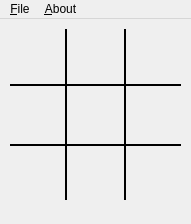
<?xml version="1.0" encoding="UTF-8"?>
<ui version="4.0">
 <class>MainWindow</class>
 <widget class="QMainWindow" name="MainWindow">
  <property name="geometry">
   <rect>
    <x>0</x>
    <y>0</y>
    <width>191</width>
    <height>224</height>
   </rect>
  </property>
  <property name="sizePolicy">
   <sizepolicy hsizetype="Fixed" vsizetype="Fixed">
    <horstretch>0</horstretch>
    <verstretch>0</verstretch>
   </sizepolicy>
  </property>
  <property name="minimumSize">
   <size>
    <width>191</width>
    <height>224</height>
   </size>
  </property>
  <property name="maximumSize">
   <size>
    <width>191</width>
    <height>224</height>
   </size>
  </property>
  <property name="baseSize">
   <size>
    <width>191</width>
    <height>224</height>
   </size>
  </property>
  <property name="windowTitle">
   <string>TicTacToe</string>
  </property>
  <property name="windowIcon">
   <iconset resource="icons/icons.qrc">
    <normaloff>:/icons/tictactoe.png</normaloff>:/icons/tictactoe.png</iconset>
  </property>
  <property name="O_icon" stdset="0">
   <iconset resource="icons/icons.qrc">
    <normaloff>:/icons/O.png</normaloff>
    <disabledoff>:/icons/O.png</disabledoff>
    <disabledon>:/icons/O.png</disabledon>:/icons/O.png</iconset>
  </property>
  <property name="X_icon" stdset="0">
   <iconset resource="icons/icons.qrc">
    <normaloff>:/icons/X.png</normaloff>
    <disabledoff>:/icons/X.png</disabledoff>
    <disabledon>:/icons/X.png</disabledon>:/icons/X.png</iconset>
  </property>
  <widget class="QWidget" name="centralwidget">
   <widget class="Line" name="line">
    <property name="geometry">
     <rect>
      <x>10</x>
      <y>56</y>
      <width>171</width>
      <height>21</height>
     </rect>
    </property>
    <property name="frameShadow">
     <enum>QFrame::Plain</enum>
    </property>
    <property name="lineWidth">
     <number>2</number>
    </property>
    <property name="orientation">
     <enum>Qt::Horizontal</enum>
    </property>
   </widget>
   <widget class="Line" name="line_2">
    <property name="geometry">
     <rect>
      <x>10</x>
      <y>116</y>
      <width>171</width>
      <height>20</height>
     </rect>
    </property>
    <property name="frameShadow">
     <enum>QFrame::Plain</enum>
    </property>
    <property name="lineWidth">
     <number>2</number>
    </property>
    <property name="orientation">
     <enum>Qt::Horizontal</enum>
    </property>
   </widget>
   <widget class="Line" name="line_3">
    <property name="geometry">
     <rect>
      <x>56</x>
      <y>10</y>
      <width>20</width>
      <height>171</height>
     </rect>
    </property>
    <property name="frameShadow">
     <enum>QFrame::Plain</enum>
    </property>
    <property name="lineWidth">
     <number>2</number>
    </property>
    <property name="orientation">
     <enum>Qt::Vertical</enum>
    </property>
   </widget>
   <widget class="Line" name="line_4">
    <property name="geometry">
     <rect>
      <x>115</x>
      <y>10</y>
      <width>20</width>
      <height>171</height>
     </rect>
    </property>
    <property name="frameShadow">
     <enum>QFrame::Plain</enum>
    </property>
    <property name="lineWidth">
     <number>2</number>
    </property>
    <property name="orientation">
     <enum>Qt::Vertical</enum>
    </property>
   </widget>
   <widget class="QPushButton" name="pushButton_1">
    <property name="geometry">
     <rect>
      <x>10</x>
      <y>11</y>
      <width>51</width>
      <height>51</height>
     </rect>
    </property>
    <property name="focusPolicy">
     <enum>Qt::NoFocus</enum>
    </property>
    <property name="text">
     <string notr="true"/>
    </property>
    <property name="iconSize">
     <size>
      <width>32</width>
      <height>32</height>
     </size>
    </property>
    <property name="shortcut">
     <string notr="true">1</string>
    </property>
    <property name="flat">
     <bool>true</bool>
    </property>
    <property name="number" stdset="0">
     <number>1</number>
    </property>
   </widget>
   <widget class="QPushButton" name="pushButton_2">
    <property name="geometry">
     <rect>
      <x>70</x>
      <y>10</y>
      <width>51</width>
      <height>51</height>
     </rect>
    </property>
    <property name="focusPolicy">
     <enum>Qt::NoFocus</enum>
    </property>
    <property name="text">
     <string notr="true"/>
    </property>
    <property name="iconSize">
     <size>
      <width>32</width>
      <height>32</height>
     </size>
    </property>
    <property name="shortcut">
     <string notr="true">2</string>
    </property>
    <property name="flat">
     <bool>true</bool>
    </property>
    <property name="number" stdset="0">
     <number>2</number>
    </property>
   </widget>
   <widget class="QPushButton" name="pushButton_3">
    <property name="geometry">
     <rect>
      <x>130</x>
      <y>10</y>
      <width>51</width>
      <height>51</height>
     </rect>
    </property>
    <property name="focusPolicy">
     <enum>Qt::NoFocus</enum>
    </property>
    <property name="text">
     <string notr="true"/>
    </property>
    <property name="iconSize">
     <size>
      <width>32</width>
      <height>32</height>
     </size>
    </property>
    <property name="shortcut">
     <string notr="true">3</string>
    </property>
    <property name="flat">
     <bool>true</bool>
    </property>
    <property name="number" stdset="0">
     <number>3</number>
    </property>
   </widget>
   <widget class="QPushButton" name="pushButton_4">
    <property name="geometry">
     <rect>
      <x>10</x>
      <y>70</y>
      <width>51</width>
      <height>51</height>
     </rect>
    </property>
    <property name="focusPolicy">
     <enum>Qt::NoFocus</enum>
    </property>
    <property name="text">
     <string/>
    </property>
    <property name="iconSize">
     <size>
      <width>32</width>
      <height>32</height>
     </size>
    </property>
    <property name="shortcut">
     <string notr="true">4</string>
    </property>
    <property name="flat">
     <bool>true</bool>
    </property>
    <property name="number" stdset="0">
     <number>4</number>
    </property>
   </widget>
   <widget class="QPushButton" name="pushButton_5">
    <property name="geometry">
     <rect>
      <x>70</x>
      <y>70</y>
      <width>51</width>
      <height>51</height>
     </rect>
    </property>
    <property name="focusPolicy">
     <enum>Qt::NoFocus</enum>
    </property>
    <property name="text">
     <string/>
    </property>
    <property name="iconSize">
     <size>
      <width>32</width>
      <height>32</height>
     </size>
    </property>
    <property name="shortcut">
     <string notr="true">5</string>
    </property>
    <property name="flat">
     <bool>true</bool>
    </property>
    <property name="number" stdset="0">
     <number>5</number>
    </property>
   </widget>
   <widget class="QPushButton" name="pushButton_6">
    <property name="geometry">
     <rect>
      <x>130</x>
      <y>70</y>
      <width>51</width>
      <height>51</height>
     </rect>
    </property>
    <property name="focusPolicy">
     <enum>Qt::NoFocus</enum>
    </property>
    <property name="text">
     <string/>
    </property>
    <property name="iconSize">
     <size>
      <width>32</width>
      <height>32</height>
     </size>
    </property>
    <property name="shortcut">
     <string notr="true">6</string>
    </property>
    <property name="flat">
     <bool>true</bool>
    </property>
    <property name="number" stdset="0">
     <number>6</number>
    </property>
   </widget>
   <widget class="QPushButton" name="pushButton_7">
    <property name="geometry">
     <rect>
      <x>10</x>
      <y>130</y>
      <width>51</width>
      <height>51</height>
     </rect>
    </property>
    <property name="focusPolicy">
     <enum>Qt::NoFocus</enum>
    </property>
    <property name="text">
     <string/>
    </property>
    <property name="iconSize">
     <size>
      <width>32</width>
      <height>32</height>
     </size>
    </property>
    <property name="shortcut">
     <string notr="true">7</string>
    </property>
    <property name="flat">
     <bool>true</bool>
    </property>
    <property name="number" stdset="0">
     <number>7</number>
    </property>
   </widget>
   <widget class="QPushButton" name="pushButton_8">
    <property name="geometry">
     <rect>
      <x>70</x>
      <y>130</y>
      <width>51</width>
      <height>51</height>
     </rect>
    </property>
    <property name="focusPolicy">
     <enum>Qt::NoFocus</enum>
    </property>
    <property name="text">
     <string/>
    </property>
    <property name="iconSize">
     <size>
      <width>32</width>
      <height>32</height>
     </size>
    </property>
    <property name="shortcut">
     <string notr="true">8</string>
    </property>
    <property name="flat">
     <bool>true</bool>
    </property>
    <property name="number" stdset="0">
     <number>8</number>
    </property>
   </widget>
   <widget class="QPushButton" name="pushButton_9">
    <property name="geometry">
     <rect>
      <x>130</x>
      <y>130</y>
      <width>51</width>
      <height>51</height>
     </rect>
    </property>
    <property name="focusPolicy">
     <enum>Qt::NoFocus</enum>
    </property>
    <property name="text">
     <string/>
    </property>
    <property name="iconSize">
     <size>
      <width>32</width>
      <height>32</height>
     </size>
    </property>
    <property name="shortcut">
     <string notr="true">9</string>
    </property>
    <property name="flat">
     <bool>true</bool>
    </property>
    <property name="number" stdset="0">
     <number>9</number>
    </property>
   </widget>
  </widget>
  <widget class="QMenuBar" name="menubar">
   <property name="geometry">
    <rect>
     <x>0</x>
     <y>0</y>
     <width>191</width>
     <height>19</height>
    </rect>
   </property>
   <widget class="QMenu" name="menuFile">
    <property name="title">
     <string>&amp;File</string>
    </property>
    <addaction name="actionNew_Game"/>
    <addaction name="separator"/>
    <addaction name="actionQuit"/>
   </widget>
   <widget class="QMenu" name="menuAbout">
    <property name="title">
     <string>&amp;About</string>
    </property>
    <addaction name="actionAbout"/>
   </widget>
   <addaction name="menuFile"/>
   <addaction name="menuAbout"/>
  </widget>
  <widget class="QStatusBar" name="statusbar">
   <property name="sizePolicy">
    <sizepolicy hsizetype="Preferred" vsizetype="Preferred">
     <horstretch>0</horstretch>
     <verstretch>0</verstretch>
    </sizepolicy>
   </property>
   <property name="minimumSize">
    <size>
     <width>191</width>
     <height>19</height>
    </size>
   </property>
   <property name="sizeGripEnabled">
    <bool>false</bool>
   </property>
  </widget>
  <action name="actionNew_Game">
   <property name="icon">
    <iconset resource="icons/icons.qrc">
     <normaloff>:/icons/new.gif</normaloff>:/icons/new.gif</iconset>
   </property>
   <property name="text">
    <string>&amp;New Game</string>
   </property>
  </action>
  <action name="actionQuit">
   <property name="icon">
    <iconset resource="icons/icons.qrc">
     <normaloff>:/icons/exit.gif</normaloff>:/icons/exit.gif</iconset>
   </property>
   <property name="text">
    <string>&amp;Quit</string>
   </property>
  </action>
  <action name="actionAbout">
   <property name="icon">
    <iconset resource="icons/icons.qrc">
     <normaloff>:/icons/about.png</normaloff>:/icons/about.png</iconset>
   </property>
   <property name="text">
    <string>&amp;About</string>
   </property>
  </action>
 </widget>
 <resources>
  <include location="icons/icons.qrc"/>
 </resources>
 <connections>
  <connection>
   <sender>actionQuit</sender>
   <signal>triggered()</signal>
   <receiver>MainWindow</receiver>
   <slot>close()</slot>
   <hints>
    <hint type="sourcelabel">
     <x>-1</x>
     <y>-1</y>
    </hint>
    <hint type="destinationlabel">
     <x>95</x>
     <y>111</y>
    </hint>
   </hints>
  </connection>
  <connection>
   <sender>pushButton_1</sender>
   <signal>clicked()</signal>
   <receiver>MainWindow</receiver>
   <slot>buttonClicked()</slot>
   <hints>
    <hint type="sourcelabel">
     <x>35</x>
     <y>55</y>
    </hint>
    <hint type="destinationlabel">
     <x>95</x>
     <y>111</y>
    </hint>
   </hints>
  </connection>
  <connection>
   <sender>pushButton_2</sender>
   <signal>clicked()</signal>
   <receiver>MainWindow</receiver>
   <slot>buttonClicked()</slot>
   <hints>
    <hint type="sourcelabel">
     <x>95</x>
     <y>54</y>
    </hint>
    <hint type="destinationlabel">
     <x>95</x>
     <y>111</y>
    </hint>
   </hints>
  </connection>
  <connection>
   <sender>pushButton_3</sender>
   <signal>clicked()</signal>
   <receiver>MainWindow</receiver>
   <slot>buttonClicked()</slot>
   <hints>
    <hint type="sourcelabel">
     <x>155</x>
     <y>54</y>
    </hint>
    <hint type="destinationlabel">
     <x>95</x>
     <y>111</y>
    </hint>
   </hints>
  </connection>
  <connection>
   <sender>pushButton_4</sender>
   <signal>clicked()</signal>
   <receiver>MainWindow</receiver>
   <slot>buttonClicked()</slot>
   <hints>
    <hint type="sourcelabel">
     <x>35</x>
     <y>114</y>
    </hint>
    <hint type="destinationlabel">
     <x>95</x>
     <y>111</y>
    </hint>
   </hints>
  </connection>
  <connection>
   <sender>pushButton_5</sender>
   <signal>clicked()</signal>
   <receiver>MainWindow</receiver>
   <slot>buttonClicked()</slot>
   <hints>
    <hint type="sourcelabel">
     <x>95</x>
     <y>114</y>
    </hint>
    <hint type="destinationlabel">
     <x>95</x>
     <y>111</y>
    </hint>
   </hints>
  </connection>
  <connection>
   <sender>pushButton_6</sender>
   <signal>clicked()</signal>
   <receiver>MainWindow</receiver>
   <slot>buttonClicked()</slot>
   <hints>
    <hint type="sourcelabel">
     <x>155</x>
     <y>114</y>
    </hint>
    <hint type="destinationlabel">
     <x>95</x>
     <y>111</y>
    </hint>
   </hints>
  </connection>
  <connection>
   <sender>pushButton_7</sender>
   <signal>clicked()</signal>
   <receiver>MainWindow</receiver>
   <slot>buttonClicked()</slot>
   <hints>
    <hint type="sourcelabel">
     <x>35</x>
     <y>174</y>
    </hint>
    <hint type="destinationlabel">
     <x>95</x>
     <y>111</y>
    </hint>
   </hints>
  </connection>
  <connection>
   <sender>pushButton_8</sender>
   <signal>clicked()</signal>
   <receiver>MainWindow</receiver>
   <slot>buttonClicked()</slot>
   <hints>
    <hint type="sourcelabel">
     <x>95</x>
     <y>174</y>
    </hint>
    <hint type="destinationlabel">
     <x>95</x>
     <y>111</y>
    </hint>
   </hints>
  </connection>
  <connection>
   <sender>pushButton_9</sender>
   <signal>clicked()</signal>
   <receiver>MainWindow</receiver>
   <slot>buttonClicked()</slot>
   <hints>
    <hint type="sourcelabel">
     <x>155</x>
     <y>174</y>
    </hint>
    <hint type="destinationlabel">
     <x>95</x>
     <y>111</y>
    </hint>
   </hints>
  </connection>
  <connection>
   <sender>actionNew_Game</sender>
   <signal>triggered()</signal>
   <receiver>MainWindow</receiver>
   <slot>newgame()</slot>
   <hints>
    <hint type="sourcelabel">
     <x>-1</x>
     <y>-1</y>
    </hint>
    <hint type="destinationlabel">
     <x>95</x>
     <y>111</y>
    </hint>
   </hints>
  </connection>
  <connection>
   <sender>actionAbout</sender>
   <signal>triggered()</signal>
   <receiver>MainWindow</receiver>
   <slot>about()</slot>
   <hints>
    <hint type="sourcelabel">
     <x>-1</x>
     <y>-1</y>
    </hint>
    <hint type="destinationlabel">
     <x>95</x>
     <y>111</y>
    </hint>
   </hints>
  </connection>
 </connections>
 <slots>
  <slot>buttonClicked()</slot>
  <slot>newgame()</slot>
  <slot>about()</slot>
 </slots>
</ui>
